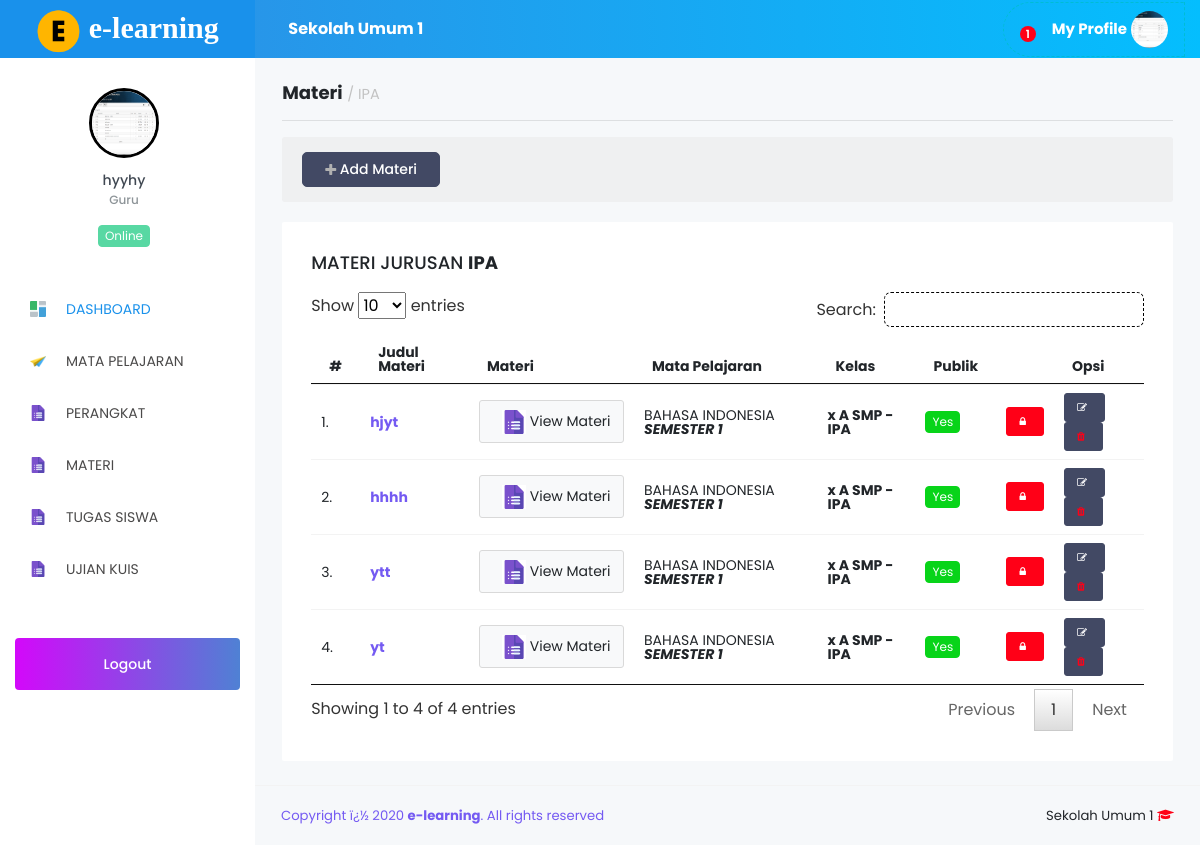
Page /Guru/index.php?page=materi&act=view&ID=2&jurusan=IPA (signed in) on the committed database.
### tables this page shows
CREATE TABLE `tb_sekolah` (
  `id_sekolah` int(11) NOT NULL,
  `nama_sekolah` varchar(120) NOT NULL,
  `kepsek` varchar(120) NOT NULL,
  `textlogo` varchar(10) NOT NULL,
  `logo` varchar(255) NOT NULL,
  `copyright` varchar(255) NOT NULL
);

CREATE TABLE `tb_guru` (
  `id_guru` int(11) NOT NULL,
  `nik` varchar(20) NOT NULL,
  `nama_guru` varchar(120) NOT NULL,
  `email` varchar(65) NOT NULL,
  `password` varchar(255) NOT NULL,
  `foto` varchar(255) DEFAULT NULL,
  `status` varchar(5) NOT NULL,
  `date_created` date NOT NULL,
  `confirm` enum('Yes','No') NOT NULL
);

CREATE TABLE `tb_materi` (
  `id_materi` int(11) NOT NULL,
  `judul_materi` varchar(120) NOT NULL,
  `materi` text NOT NULL,
  `nama_file` varchar(120) NOT NULL,
  `tipe_file` varchar(20) NOT NULL,
  `ukuran_file` varchar(30) NOT NULL,
  `file` varchar(255) NOT NULL,
  `tgl_entry` date NOT NULL,
  `id_roleguru` int(11) NOT NULL,
  `public` enum('Y','N') NOT NULL
);

CREATE TABLE `tb_master_mapel` (
  `id_mapel` int(11) NOT NULL,
  `mapel` varchar(60) NOT NULL
);

CREATE TABLE `tb_master_semester` (
  `id_semester` int(11) NOT NULL,
  `semester` varchar(45) NOT NULL
);

CREATE TABLE `tb_master_kelas` (
  `id_kelas` int(11) NOT NULL,
  `kelas` varchar(45) NOT NULL
);

CREATE TABLE `tb_master_jurusan` (
  `id_jurusan` int(11) NOT NULL,
  `jurusan` varchar(45) NOT NULL
);

### Guru/modul/materi/view_materi.php (the view, shortened to what this page needs)
<div class="content-wrapper">
<h4>
 <b>Materi</b>
<small class="text-muted">/
<?=$_GET['jurusan']?>
</small>
</h4>
<hr>
              <?php
          if (empty($materi['id_guru'])) {
            ?>
              <div class="row purchace-popup">
                <div class="col-md-12 col-xs-12">
                  <span class="d-flex alifn-items-center">
                  <p>Saat ini Anda belum mempunyai Materi Apapun. Tambah Untuk Membuat Materi</p>
                  <a data-toggle="modal" data-target="#addMateri" href="?page=materi&act=add" class="btn ml-auto purchase-button"> <i class="fa fa-plus"></i> Add Materi</a>
                  <i class="mdi mdi-close popup-dismiss"></i>
                  </span>
                </div>
              </div>
            <?php
          }else{
            ?>
                  <div class="row purchace-popup">
                <div class="col-md-12 col-xs-12">
                  <span class="d-flex alifn-items-center">
                  <a data-toggle="modal" data-target="#addMateri" href="?page=materi&act=add" class="btn btn-dark"> <i class="fa fa-plus"></i> Add Materi</a>
                  </span>
                </div>
              </div>
          <div class="row">
           <div class="col-md-12 col-xs-12">
                <div class="card">
                <div class="card-body">
                  <h4 class="card-title">MATERI JURUSAN <b><?=$_GET['jurusan']?></b></h4>
                  <div class="table-responsive">
                  <table class="table table-condensed table-hover" id="data">
                    <thead>
                      <tr>
                        <th>#</th>
                        <th>Judul Materi</th>
                        <th>Materi</th>
                        <th>Mata Pelajaran</th>
                        <th>Kelas</th>
                        <th>Publik</th>
                        <th></th>
                        <th>Opsi</th>
                      </tr>
                    </thead>
                    <tbody>
                          <?php
                          $no=1;
                        $sqlrole = mysqli_query($con,"SELECT * FROM tb_materi
                      INNER JOIN tb_roleguru ON tb_materi.id_roleguru=tb_roleguru.id_roleguru
                      INNER JOIN tb_master_kelas ON tb_roleguru.id_kelas=tb_master_kelas.id_kelas
                      INNER JOIN tb_master_mapel ON tb_roleguru.id_mapel=tb_master_mapel.id_mapel
                      INNER JOIN tb_master_semester ON tb_roleguru.id_semester=tb_master_semester.id_semester
                      INNER JOIN tb_master_jurusan ON tb_roleguru.id_jurusan=tb_master_jurusan.id_jurusan WHERE tb_roleguru.id_guru='$sesi' AND tb_roleguru.id_jurusan='$_GET[ID]' ORDER BY id_materi DESC ");
                        foreach ($sqlrole as $row) { ?>
                      <tr>
                       <td><?=$no++; ?>.</td>
                        <td><b class="text-info"><?=$row['judul_materi']; ?></b></td>
                        <td>
                          <a data-toggle="modal" data-target="#<?=$row['id_materi']; ?>" class="btn btn-light"> <img class="menu-icon" src="../vendor/images/menu_icons/04.png" alt="menu icon"> View Materi</a>
                        </td>
                        <td><?=$row['mapel']; ?>  <em><b><?=$row['semester']; ?></b></em> </td>
                        <td><b><?=$row['kelas']; ?> - <?=$row['jurusan']; ?></b> </td>
                        <td><?php
                        if ($row['public']=='Y') {
                          echo "<b class='badge badge-success'>Yes</b>";
                        }else{
                           echo "<b class='badge badge-danger'>No</b>";
                        }
                       ?></td>
                       <td>
                         <?php
                        if ($row['public']=='Y') {
                          echo "<a href='?page=materi&act=activate&id=$row[id_materi]&status=$row[public]' class='btn btn-danger btn-xs text-white'><i class='fa fa-spin fa-lock'></i></a>";
                        }else{
                           echo "<a href='?page=materi&act=activate&id=$row[id_materi]&status=$row[public]' class='btn btn-success btn-xs text-white'><i class='fa fa-spin fa-unlock'></i></a>";
                        }
                       ?>
                       </td>
                        <td>
                          <a href="?page=materi&act=edit&ID=<?=$row['id_materi'] ?>" class="btn btn-dark btn-xs"><i class="fa fa-edit"></i> </a>
                          <a href="?page=materi&act=del&ID=<?=$row['id_materi'] ?>" onclick="return confirm('Yakin Hapus Data ?')" class="btn btn-dark text-danger btn-xs"><i class="fa fa-trash"></i> </a>
                        </td>
                      </tr>
                    <?php } ?>
                   </tbody>
                 </table>
                  </div>
               </div>
             </div>
           </div>
          </div>
            <?php
          }
          ?>
        </div>

### Guru/index.php (shortened to what this page needs)
<?php
include '../config/db.php';
if (@$_SESSION['Guru']) {
?>
  <?php
  if (@$_SESSION['Guru']) {
    $sesi = @$_SESSION['Guru'];
  }
  $sql = mysqli_query($con, "SELECT * FROM tb_guru WHERE id_guru = '$sesi'") or die(mysqli_error($con));
  $data = mysqli_fetch_array($sql);
  $sqlPerangkat = mysqli_query($con, "SELECT * FROM tb_perangkat
  INNER JOIN tb_roleguru ON tb_perangkat.id_roleguru=tb_roleguru.id_roleguru
 WHERE tb_roleguru.id_guru='$sesi' ");
  $prkt = mysqli_fetch_array($sqlPerangkat);
  $sqlMateri = mysqli_query($con, "SELECT * FROM tb_materi
  INNER JOIN tb_roleguru ON tb_materi.id_roleguru=tb_materi.id_roleguru
  WHERE tb_roleguru.id_guru='$sesi' ");
  $materi = mysqli_fetch_array($sqlMateri);
  $sekolah = mysqli_query($con, "SELECT * FROM tb_sekolah WHERE id_sekolah=1 ");
  $apl = mysqli_fetch_array($sekolah);
  ?>
  <!DOCTYPE html>
  <html lang="en">
  <head>
    <link rel="stylesheet" href="../vendor/node_modules/mdi/css/materialdesignicons.min.css">
    <link rel="stylesheet" href="../vendor/node_modules/simple-line-icons/css/simple-line-icons.css">
    <link rel="stylesheet" href="../vendor/node_modules/font-awesome/css/font-awesome.min.css" />
    <link rel="stylesheet" href="../vendor/css/style.css">
    <link href="../vendor/sweetalert/sweetalert.css" rel="stylesheet" />
    <link rel="stylesheet" type="text/css" href="../vendor/css/jquery.dataTables.css">
  </head>
  <body>
    <div class="container-scroller">
      <nav class="navbar col-lg-12 col-12 p-0 fixed-top d-flex flex-row">
        <div class="text-center navbar-brand-wrapper d-flex align-items-top justify-content-center" style="background-color: #1991eb;">
          <a class="navbar-brand brand-logo" href="index.php" style="font-family:Aegyptus;font-weight: bold;font-size: 30px;">
            <img src="../vendor/images/<?= $apl['logo']; ?>" alt="logo" style="height: 45px;width: 45px;border-radius: 10px;"> <b><?= $apl['textlogo']; ?></b>
          </a>
        </div>
        <div class="navbar-menu-wrapper d-flex align-items-center">
          <ul class="navbar-nav navbar-nav-left header-links d-none d-md-flex">
            <li class="nav-item" style="width: 400px;">
              <a href="#" style="color: #fff;text-decoration: none;">
                <b><?= $apl['nama_sekolah']; ?></b>
              </a>
            </li>
          </ul>
          <ul class="navbar-nav navbar-nav-right" style="border-top-left-radius:50px;color: black;border-bottom-left-radius:50px;color: #fff;border:1px dashed #00BCD4; ">
            <?php
            $ujian = mysqli_query($con, "SELECT * FROM ujian
          INNER JOIN tb_master_mapel ON ujian.id_mapel=tb_master_mapel.id_mapel
          INNER JOIN tb_jenisujian ON ujian.id_jenis=tb_jenisujian.id_jenis
          INNER JOIN kelas_ujian ON ujian.id_ujian=kelas_ujian.id_ujian
           WHERE ujian.id_guru='$data[id_guru]' AND kelas_ujian.aktif='Y' GROUP BY kelas_ujian.id_ujian    ");
            $jm = mysqli_num_rows($ujian);
            ?>
            <li class="nav-item dropdown">
              <a class="nav-link count-indicator dropdown-toggle" id="notificationDropdown" href="#" data-toggle="dropdown">
                <span class="count"><?= $jm; ?> </span>
              </a>
            </li>
            <li class="nav-item d-none d-lg-block">
              <a class="nav-link" href="?page=profil">
                <b>My Profile</b>
                <img class="img-xs rounded-circle" src="../vendor/images/img_Guru/<?= $data['foto']; ?>" alt="">
              </a>
            </li>
          </ul>
        </div>
      </nav>
      <div class="container-fluid page-body-wrapper">
        <nav class="sidebar sidebar-offcanvas" id="sidebar">
          <ul class="nav">
            <li class="nav-item nav-profile">
              <div class="nav-link">
                <div class="profile-image"> <img src="../vendor/images/img_Guru/<?= $data['foto']; ?>" alt="image" style="border:3px solid black;" /> <span class="online-status online"></span> </div>
                <div class="profile-name">
                  <p class="name"><?= $data['nama_guru']; ?></p>
                  <p class="designation">Guru</p>
                  <div class="badge badge-teal mx-auto mt-3">Online</div>
                </div>
              </div>
            </li>
            <li class="nav-item">
              <a class="nav-link" href="index.php"><img class="menu-icon" src="../vendor/images/menu_icons/01.png" alt="menu icon"><span class="menu-title">DASHBOARD</span></a>
            </li>
            <li class="nav-item">
              <a class="nav-link" href="?page=mapel"><img class="menu-icon" src="../vendor/images/menu_icons/02.png" alt="menu icon"> <span class="menu-title">MATA PELAJARAN</span></a>
            </li>
            <?php
            if (empty($prkt['id_guru'])) {
            ?>
              <li class="nav-item">
                <a class="nav-link" href="?page=perangkat"><img class="menu-icon" src="../vendor/images/menu_icons/04.png" alt="menu icon"> <span class="menu-title">PERANGKAT</span></a>
              </li>
            <?php
            }
            ?>
            <li class="nav-item">
              <a class="nav-link" data-toggle="collapse" href="#materi" aria-expanded="false" aria-controls="general-pages"> <img class="menu-icon" src="../vendor/images/menu_icons/04.png" alt="menu icon"> <span class="menu-title">MATERI</span><i class="menu-arrow"></i>
              </a>
            </li>
            <li class="nav-item">
              <a class="nav-link" data-toggle="collapse" href="#tugas" aria-expanded="false" aria-controls="general-pages"> <img class="menu-icon" src="../vendor/images/menu_icons/04.png" alt="menu icon"> <span class="menu-title">TUGAS SISWA</span><i class="menu-arrow"></i>
              </a>
            </li>
          </ul>
      </div>
      <li class="nav-item">
        <a class="nav-link" data-toggle="collapse" href="#evaluasi" aria-expanded="false" aria-controls="general-pages"> <img class="menu-icon" src="../vendor/images/menu_icons/04.png" alt="menu icon"> <span class="menu-title">UJIAN KUIS</span><i class="menu-arrow"></i>
        </a>
      </li>
    </div>
    <li class="nav-item purchase-button">
      <a class="nav-link" href="logout.php">
        Logout</a>
    </li>
    <div class="main-panel">
      <?php
      $page = @$_GET['page'];
      $act = @$_GET['act'];
      if ($page == 'perangkat') {
        if ($act == '') {
          include 'modul/perangkat/data_perangkat.php';
        } elseif ($act == 'add') {
          include 'modul/perangkat/add_perangkat.php';
        } elseif ($act == 'edit') {
          include 'modul/perangkat/edit_perangkat.php';
        } elseif ($act == 'del') {
          include 'modul/perangkat/del_perangkat.php';
        } elseif ($act == 'view') {
          include 'modul/perangkat/view.php';
        }
      } elseif ($page == 'materi') {
        if ($act == '') {
          include 'modul/materi/data_materi.php';
        } elseif ($act == 'add') {
          include 'modul/materi/add_materi.php';
        } elseif ($act == 'edit') {
          include 'modul/materi/edit_materi.php';
        } elseif ($act == 'del') {
          include 'modul/materi/del_materi.php';
        } elseif ($act == 'view') {
          include 'modul/materi/view_materi.php';
        } elseif ($act == 'activate') {
          include 'modul/materi/activate.php';
        }
      } elseif ($page == 'nilai') {
        if ($act == '') {
          include 'modul/nilai/data_nilai.php';
        } elseif ($act == 'view') {
          include 'modul/nilai/view_nilaikelas.php';
        }
      } elseif ($page == 'profil') {
        if ($act == '') {
          include 'modul/profil/data_profil.php';
        }
      } elseif ($page == 'chat') {
        if ($act == 'del') {
          include 'modul/chat/del.php';
        }
      } elseif ($page == 'proses') {
        include 'modul/models.php';
      } elseif ($page == '') {
        include 'Home.php';
      } else {
        echo "<b>4014!</b> Tidak ada halaman !";
      }
      ?>
      <footer class="footer">
        <div class="container-fluid clearfix">
          <span class="text-info d-block text-center text-sm-left d-sm-inline-block"><?= $apl['copyright']; ?></span>
          <span class="float-none float-sm-right d-block mt-1 mt-sm-0 text-center"><?= $apl['nama_sekolah']; ?> <i class="fa fa-graduation-cap text-danger"></i></span>
        </div>
      </footer>
    </div>
  </body>
  </html>
<?php
} else {
  include 'modul/500.html';
}

### rows in the picture
tb_sekolah: logo (picture), textlogo "e-learning", nama_sekolah "Sekolah Umum 1", copyright "Copyright ï¿½ 2020 e-learning . All rights reserved"
tb_guru: foto (picture), nama_guru "hyyhy"
tb_materi: judul_materi "hjyt", tb_master_mapel.mapel "BAHASA INDONESIA", tb_master_semester.semester "SEMESTER 1", tb_master_kelas.kelas "x A SMP", tb_master_jurusan.jurusan "IPA", public "Yes"
tb_materi: judul_materi "hhhh", tb_master_mapel.mapel "BAHASA INDONESIA", tb_master_semester.semester "SEMESTER 1", tb_master_kelas.kelas "x A SMP", tb_master_jurusan.jurusan "IPA", public "Yes"
tb_materi: judul_materi "ytt", tb_master_mapel.mapel "BAHASA INDONESIA", tb_master_semester.semester "SEMESTER 1", tb_master_kelas.kelas "x A SMP", tb_master_jurusan.jurusan "IPA", public "Yes"
tb_materi: judul_materi "yt", tb_master_mapel.mapel "BAHASA INDONESIA", tb_master_semester.semester "SEMESTER 1", tb_master_kelas.kelas "x A SMP", tb_master_jurusan.jurusan "IPA", public "Yes"

### other values in the picture
$jm "1"
$_GET['jurusan'] "IPA"
